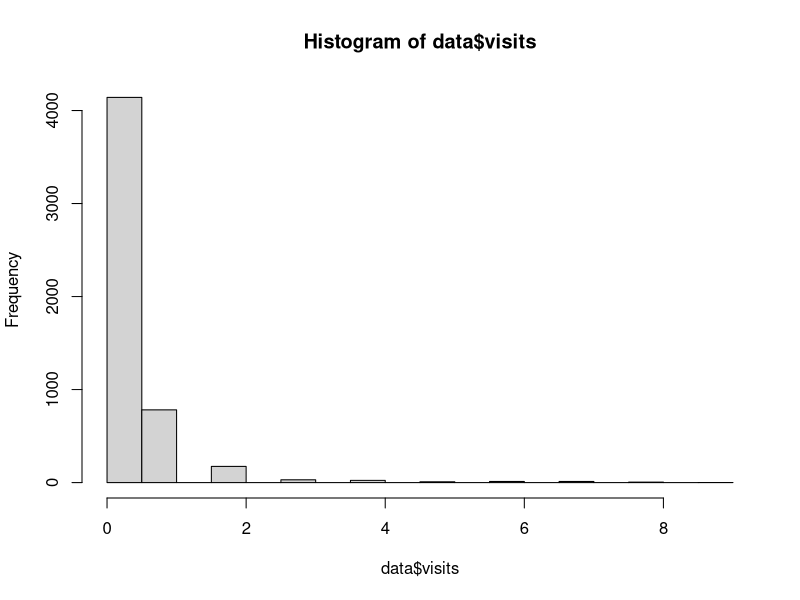
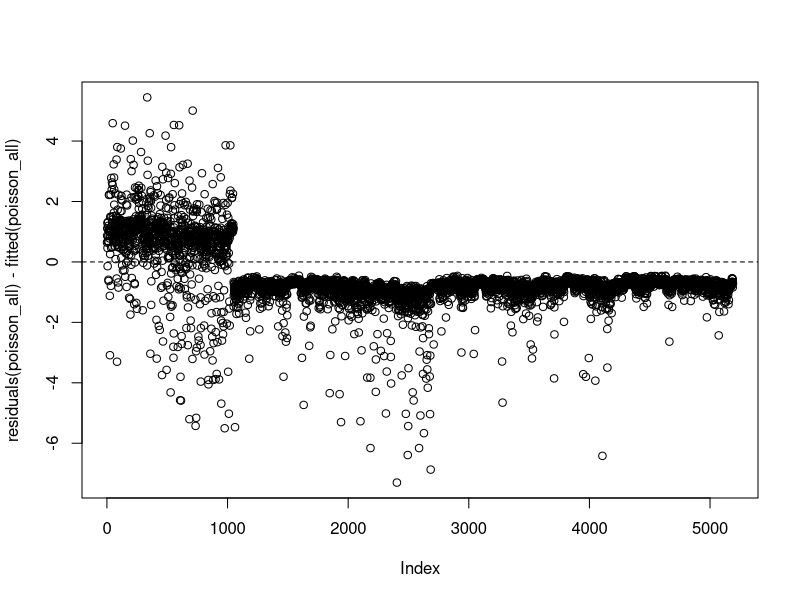
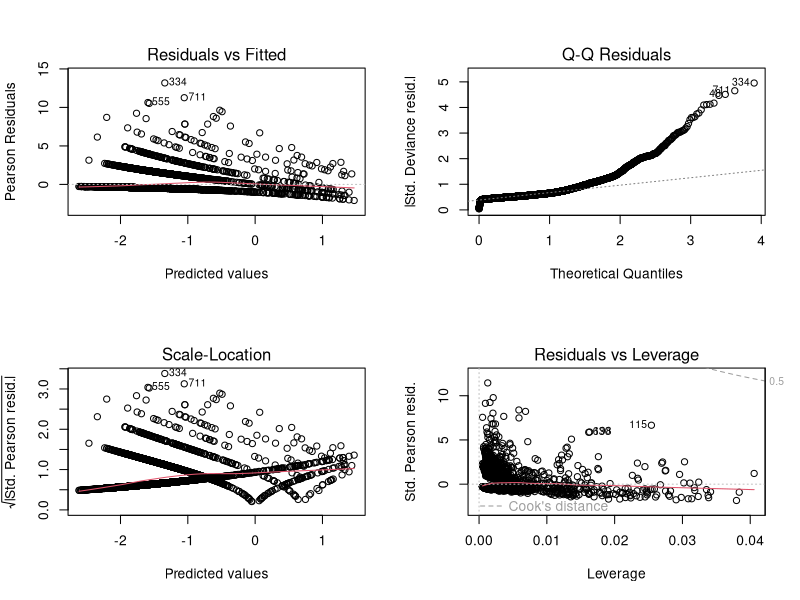
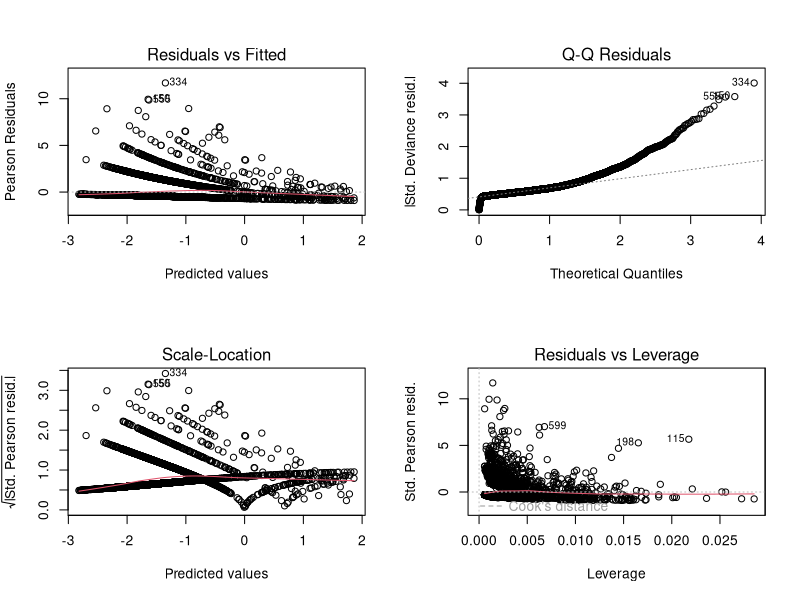
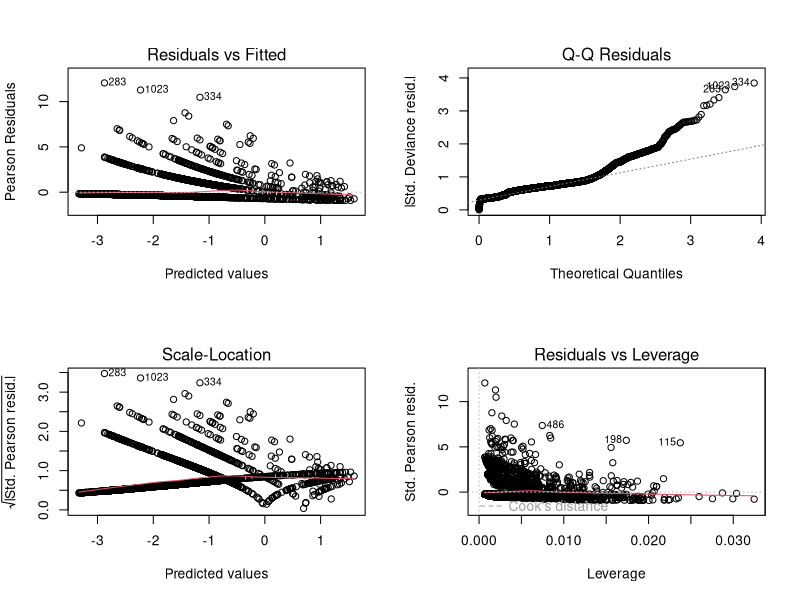
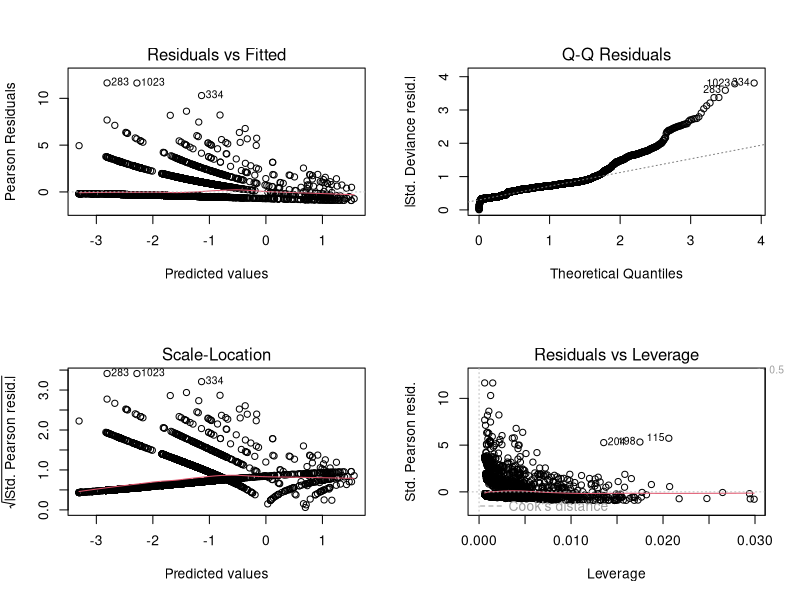
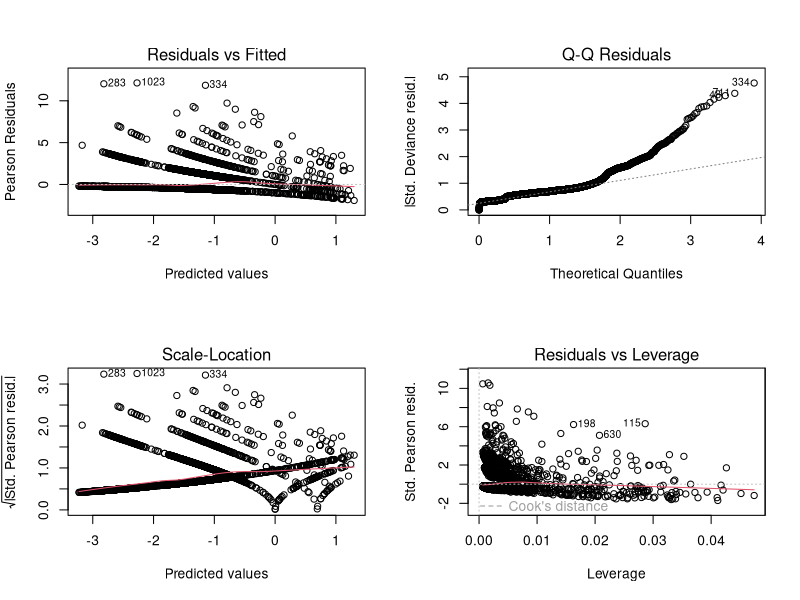
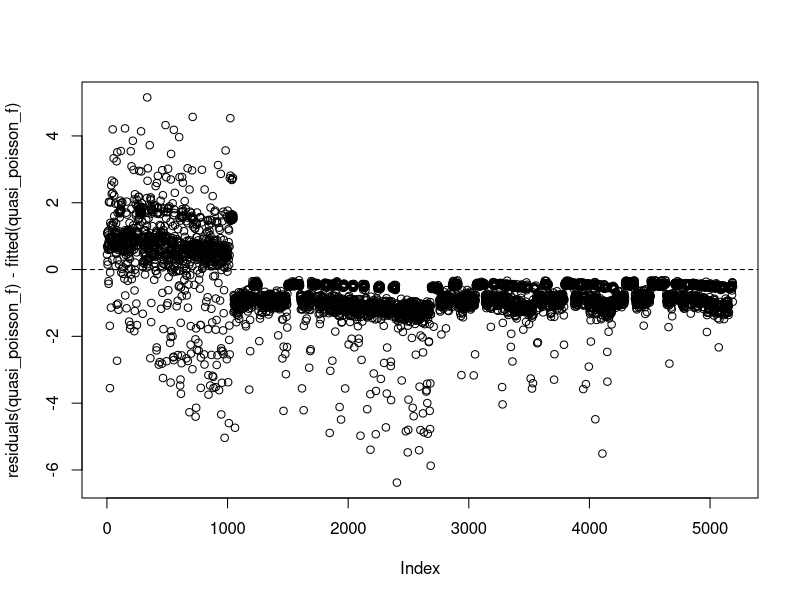

R code for these plots, in order:
# Import ----
library(MASS)
library(glmnet)
library(mgcv)
# Read data ----
data = read.table('Visits.txt', header=TRUE)

# EDA ----
hist(data$visits)

# Modelling ----

# Model 1 - Basic Poisson ----
poisson_all = glm('visits ~ .', data=data, family='poisson')
summary(poisson_all) 

# Residual deviance compares our model with the saturated model. Null deviance
# with the null model. Only used for poisson because it doesn't estimate the
# dispersion
pchisq(4380, 5178, lower.tail=F)
# Pvalue < 0.05: reject the null hypothesis
# the null hypothesis is the model I'm fitting is a reasonable model.
# alternative hypothesis: my model is not a good model
# Pvalue > 0.05: cannot reject the null hypothesis
# -> our model is good.

# -> null deviance should always be > than residual deviance and its pvalue
# should be <0.05 reject the null --> The model I'm fitting (the null model)
# is a bad model

# The residual dev should be < than the null deviance because we want our model
# to be better than the null model

# It would seem to indicate that almost all regressors are highly significant.
# Let’s also check the residual analysis:
png('./plots/Linh_model1/summary.png', width=500, height=400)
par(mfrow=c(2,2))
plot(poisson_all)
dev.off()

# We want the residuals to be scattered around 0 (normally distributed). Which
# is not the case --> there is still patterns to be captured. Same for scale
# location plot.
# Normal QQ plot: normality assumption does not hold. so it means the
# distribution I'm using is not a reasonable one.
# contour plot: if the value is outside of the countour plot -> potential
# inlfuential points. We can consider remove them.

par(mfrow=c(1,1))
plot(residuals(poisson_all) - fitted(poisson_all))
abline(0, 0, lty=2)

# model 2 - quasi poisson ----
quasipoisson_all <- glm('visits ~ .', data=data, family='quasipoisson')
summary(quasipoisson_all)

par(mfrow=c(2,2))
plot(quasipoisson_all)

# which variables have now become insignificant?
anova(quasipoisson_all, test='Chisq')
# terms added sequentially --> adding age to the model containing gender
# significantly improved the model

# (Dispersion parameter for quasipoisson family taken to be 1.327571
# overdispersion

# model 3 - NB ----
nb_all <- glm.nb('visits ~ .', data=data)
summary(nb_all)

par(mfrow=c(2,2))
plot(nb_all)

# Theta = 0.93 --> slight underdispersion

# (Dispersion parameter for Negative Binomial(0.9302) family taken to be 1)
# Close to 1. slightly underdispersion. but fulfill. variance increase by 0.93
# for every unit increase in the mean

# Model 4 - Add factors to NB ----
nb_all_f <- update(nb_all, '~ . + as.factor(illness) - illness', data=data)
summary(nb_all_f)
anova(nb_all, nb_all_f, test='Chisq')
# Theta = 1.02 --> No over dispersion

pchisq(3023.5, 5174, lower.tail=F)
# Model is a good model (pvalue > 0.05)

par(mfrow=c(2,2))
plot(nb_all_f)

anova(nb_all, nb_all_f, test='Chisq')

# NB tuned
nb_tuned_f <- update(nb_all_f, '~ . - income - private - freerepat - nchronic - lchronic', data=data)
summary(nb_tuned_f)
plot(nb_tuned_f)

AIC(nb_tuned_f)

# Still not good. Lack of fit.
# --> Can change the distribution

# Model 3B - Add factors to poisson ----

# Adding health factor does not improve the model significantly
quasi_poisson_f = update(quasipoisson_all, '~ . + as.factor(health) - health')
summary(quasi_poisson_f)
anova(quasipoisson_all, quasi_poisson_f, test='Chisq')

# Adding age factor does not improve the model significantly
quasi_poisson_f = update(quasipoisson_all, '~ . + as.factor(age) - age')
summary(quasi_poisson_f)
anova(quasipoisson_all, quasi_poisson_f, test='Chisq')

# Adding illness factor does improve the model significantly
quasi_poisson_f = update(quasipoisson_all, '~ . + as.factor(illness) - illness')
summary(quasi_poisson_f)

# Coefficient gendermale = -0.139713
# (exp(-0.139713) - 1) * 100 = -13.03922
# --> male, then the avg number of visits are 13% lower than female

anova(quasipoisson_all, quasi_poisson_f, test='Chisq')
plot(quasi_poisson_f)

par(mfrow=c(1,1))
plot(residuals(quasi_poisson_f) - fitted(quasi_poisson_f))
abline(0, 0, lty=2)

# Model 5 - TPRS ----

model_gam = gam(visits ~ private + freepoor + freerepat + nchronic + lchronic + gender
    + s(illness, bs='tp', k=4)
    + s(age, bs='tp', k=4)
    + s(income, bs='tp', k=4)
    + s(reduced, bs='tp', k=4)
    + s(health, bs='tp', k=4),
    data=data,
    family='nb',
)

summary(model_gam)
gam.check(model_gam)
AIC(model_gam)
model_gam$sp

model_gam$null.deviance
model_gam$deviance

plot(model_gam, seWithMean = TRUE, shade = TRUE, scale = 0, pages=1)

# Model 6 - TPRS tuned ----

model_gam2 = gam(visits ~ freepoor + gender
                + s(illness, bs='tp', k=4)
                + age
                + s(income, bs='tp', k=4)
                + s(reduced, bs='tp', k=4)
                + health,
                data=data,
                family='nb',
)

summary(model_gam2)
AIC(model_gam2)
gam.check(model_gam2)
model_gam2$sp

anova(model_gam, model_gam2, test='Chisq')

plot(model_gam2, seWithMean = TRUE, shade = TRUE, scale = 0, pages=1)


# As for the interpretation, we can see that, for example, the ratio of the averages number of trips is 1.6
# for one unit increase in quality ranking, holding constant the values of the other explanatory variables
# in the model. Also, the expected number of trips for the individual engaged in water-skiing is 1.5
# times the expected number of trips for the individual not engaged in water-skiing, holding constant
# the values of the other explanatory variables in the model. This means that the predicted number
# of trips for individuals engaged in water-skiing is 50% more than that for individuals not engaged in
# water-skiing.

